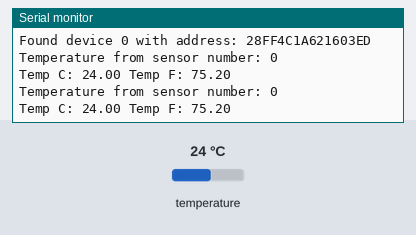
A sketch run on a simulated ESP8266 (NodeMCU). Shown: the last lines printed to the serial monitor. The inputs (shaded band) are chosen by the test bench; at power-on: temperature 24 °C.

Above: at 3.3 s.
3.4 s: temperature set to 12 °C
At 5.2 s:
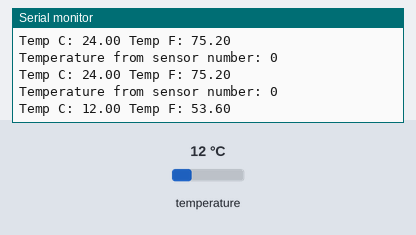
5.9 s: temperature set to 19 °C
At 7.0 s:
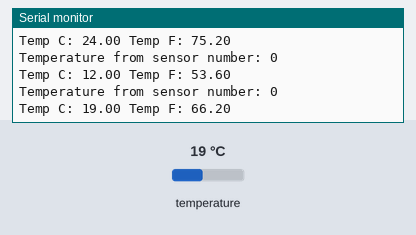
Timing chart, 0 to 8.9 s (numbered marks = the images above; inputs shaded):
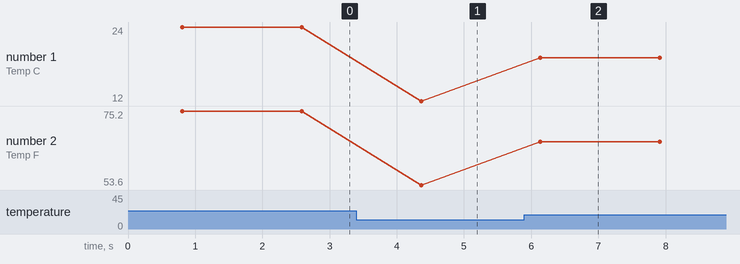

The sketch:

NOT-DS18B20-TEMP.ino
```cpp
/*NOT-WORKING YET
This file needs to be ported to an ESP 32 V3 Heltec board.
Right now it works on an ESP 8266
*/
#include <OneWire.h>
#include <DallasTemperature.h>

// All DS18B20 Sensors are connected to pin D1 on the ESP8266
#define ONE_WIRE_BUS D1

// Creating a oneWire instance(object)
OneWire oneWire(ONE_WIRE_BUS);

// Pass our oneWire object reference to Dallas Temperature.
DallasTemperature sensors(&oneWire);

int numberOfDevices; //To store number of sensor connected

DeviceAddress tempDeviceAddress; // Variable to store a single sensor address

/*----------------------------------------------------------------*/

void setup(void) {

  Serial.begin(9600);
  sensors.begin();

  // Get the number of sensors connected to the the wire( digital pin 6)
  numberOfDevices = sensors.getDeviceCount();

  Serial.print(numberOfDevices, DEC);
  Serial.println(" devices.");

  // Loop through each sensor and print out address
  for(int i=0; i<numberOfDevices; i++) {

    // Search the data wire for address and store the address in "tempDeviceAddress" variable
    if(sensors.getAddress(tempDeviceAddress, i)) {

      Serial.print("Found device ");
      Serial.print(i, DEC);
      Serial.print(" with address: ");
     printAddress(tempDeviceAddress);
      Serial.println();
      //delay(5000);
    } else {
            Serial.print("Found ghost device at ");
      Serial.print(i, DEC);
      Serial.print(" but could not detect address. Check power and cabling");

    }

  }//Enf of for loop

}//End of void setup()

/*----------------------------------------------------------------*/

void loop(void) {

  sensors.requestTemperatures(); // Send the command to get temperatures from all sensors.

  // Loop through each device, print out temperature one by one
  for(int i=0; i<numberOfDevices; i++) {

    // Search the wire for address and store the address in tempDeviceAddress
    if(sensors.getAddress(tempDeviceAddress, i)){

      Serial.print("Temperature from sensor number: ");
      Serial.println(i,DEC);

      // Print the temperature
      float tempC = sensors.getTempC(tempDeviceAddress); //Temperature in degree celsius
      Serial.print("Temp C: ");
      Serial.print(tempC);
      Serial.print(" Temp F: ");
      Serial.println(DallasTemperature::toFahrenheit(tempC)); // Converts tempC to Fahrenheit

    }

  }// End of for loop

  delay(1000);
}

/*----------------------------------------------------------------*/

// function to print a sensor address
void printAddress(DeviceAddress deviceAddress) {

  for (uint8_t i = 0; i < 8; i++) {

    if (deviceAddress[i] < 16)
      Serial.print("0");
      Serial.print(deviceAddress[i], HEX);

  }//End of for loop

}
```

Measured:
- after the input at 3.4 s, the serial monitor: prints a new line after 0.96 s (image 1)
- after the input at 5.9 s, the serial monitor: prints a new line after 0.24 s (image 2)
- plotted number 1: 24 → 12 after the input at 3.4 s, 12 → 19 after the input at 5.9 s
- plotted number 2: 75.2 → 53.6 after the input at 3.4 s, 53.6 → 66.2 after the input at 5.9 s
